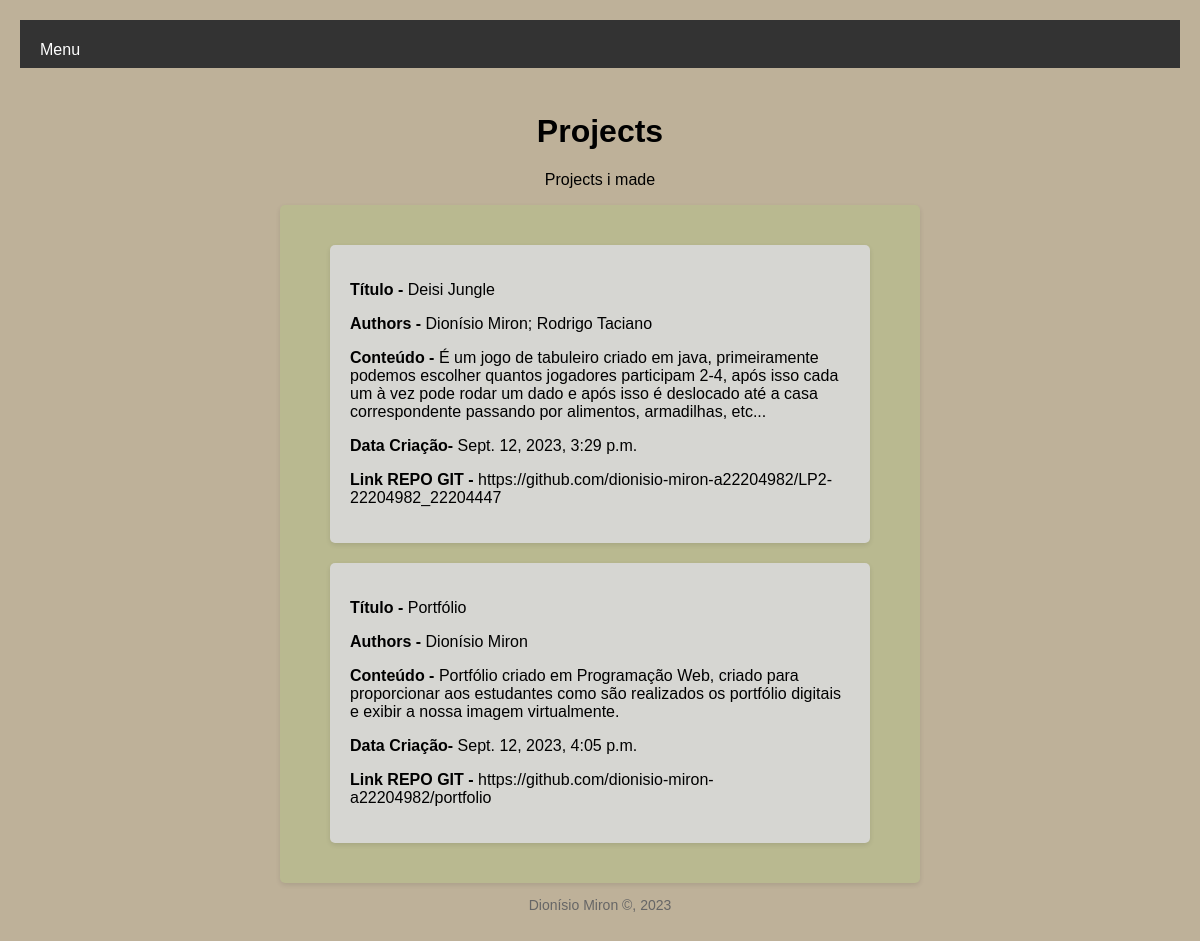
The app's page /projects with its own data.
### portfolio/models.py (models this page shows, shortened)
class Project(models.Model):
    titulo = models.CharField(max_length=30)
    authores = models.CharField(max_length=40)
    conteudo = models.CharField(max_length=500)
    datacriacao = models.DateTimeField(auto_now_add=True)
    link = models.CharField(max_length=200)

### portfolio/views.py (the view)
# urls.py: path('projects', views.project_view, name="projects"),
def project_view(request):
    context = {'projects': Project.objects.all()}
    return render(request, 'portfolio/project.html', context)

### portfolio/Templates/Portfolio/project.html
{% extends 'portfolio/baseWorks.html' %}
{% block main %}
    {% for Project in projects %}
    <div class = "Poster">
        <b><p>Título - </b>{{ Project.titulo }}</p>
        <b><p>Authors - </b>{{ Project.authores }}</p>
        <b><p>Conteúdo - </b>{{ Project.conteudo }}</p>
        <b><p>Data Criação- </b>{{ Project.datacriacao }}</p>
        <b><p>Link REPO GIT - </b>{{ Project.link }}</p>
    </div>
    {% endfor %}
{% endblock %}

### portfolio/static/portfolio/css/blogStyle.css (style rules this page uses)
body { font-family: Arial, sans-serif; background-color: #beb199; margin: 0; padding: 20px; }
.Poster { max-width: 500px; margin: 0 auto; background-color: rgb(214, 214, 210); border-radius: 5px; padding: 20px; box-shadow: 0 2px 5px rgba(0, 0, 0, 0.1); margin-bottom: 20px; margin-top: 20px; }

### records on screen
Project: titulo "Deisi Jungle", authores "Dionísio Miron; Rodrigo Taciano", conteudo "É um jogo de tabuleiro criado em java, primeiramente podemos escolher quantos jogadores participam 2-4, após isso cada um à vez pode rodar um dado e após isso é deslocado até a casa correspondente passando por alimentos, armadilhas, etc...", datacriacao "Sept. 12, 2023, 3:29 p.m.", link "https://github.com/dionisio-miron-a22204982/LP2-22204982_22204447"
Project: titulo "Portfólio", authores "Dionísio Miron", conteudo "Portfólio criado em Programação Web, criado para proporcionar aos estudantes como são realizados os portfólio digitais e exibir a nossa imagem virtualmente.", datacriacao "Sept. 12, 2023, 4:05 p.m.", link "https://github.com/dionisio-miron-a22204982/portfolio"
